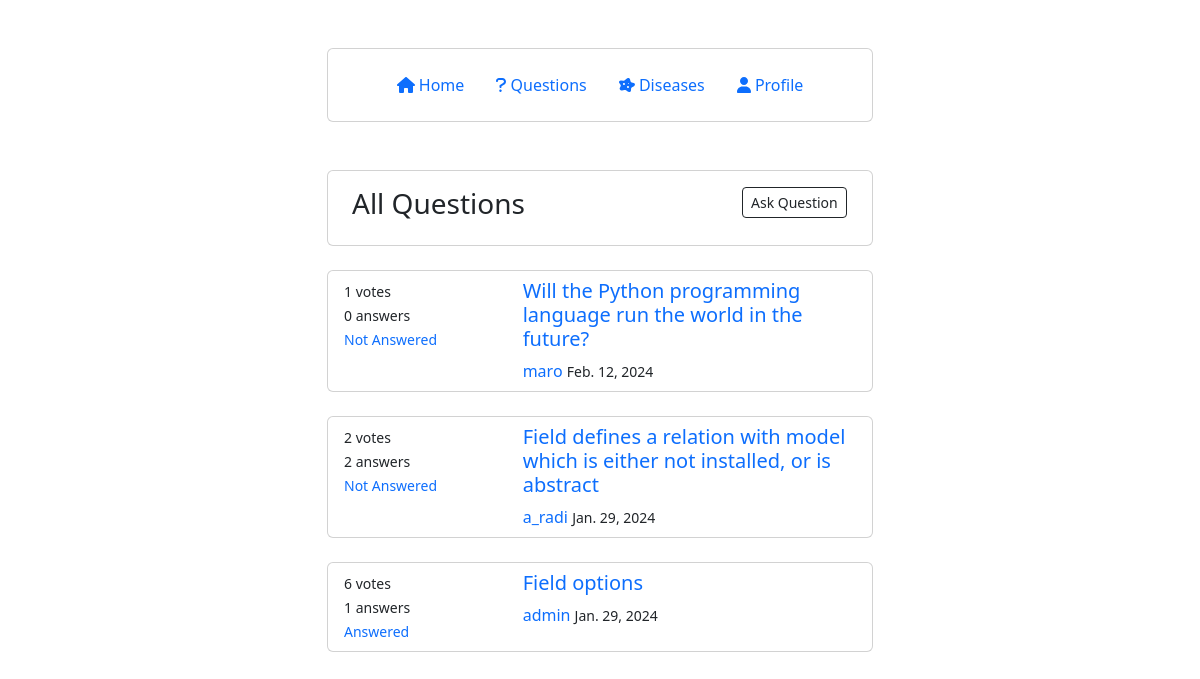
Screenshot of /questions/ (signed in) with the database file from the repository.
### account/models.py (models this page shows, shortened)
class Question(models.Model):
    STATUS = (
        ('Not Answered', 'Not Answered'),
        ('Answered', 'Answered'),
    )
    user = models.ForeignKey(User, on_delete=models.CASCADE, null=True)
    title = models.CharField(max_length=100, unique=True, null=True)
    body = models.TextField(max_length=1000, null=True)
    created_on = models.DateTimeField(auto_now_add=True, null=True)
    last_modified = models.DateTimeField(auto_now=True, null=True)
    question_votes_count = models.PositiveIntegerField(default=0, null=True)
    status = models.CharField(max_length=200, default="Not Answered", choices=STATUS, null=True)

### account/views.py (the view)
# urls.py: path("questions/", views.question_home, name="question_home"),
@login_required(login_url='login')
def question_home(request):
    if request.method == 'GET':
        questions = Question.objects.all().order_by("-created_on")
        context = {
            "questions": questions,
            }
        return render(request, "question/question.html", context)

### account/templates/question/question.html
{% extends "base.html" %}
{% block page_content %}
    <div class="container mt-5 mb-5">
        <div class="row d-flex align-items-center justify-content-center">
            <div class="col-md-6">
                <div class="card">
                    <div class="p-2 ">
                        <div class="row px-3 py-2">
                            <div class="col-9 " class="comment-input">
                                <h3>All Questions</h3>
                            </div>
                            <div class="col-3" class="comment-input">
                                <a href="{% url 'ask_question' %}" class="btn btn-outline-dark btn-sm btn-block">Ask Question</a>
                            </div>
                        </div>
                    </div>
                </div>
                <br>
                {% for question in questions %}
                    <div class="card p-2">
                        <div class="row px-2">
                            <div class="col-4">
                                <small> {{ question.question_votes_count }} votes</small><br>
                                <small> {{ question.answer_set.count }} answers</small><br>
                                <small>
                                    <a style="text-decoration:none" href="{% url 'status_question' question.status %}">
                                        {{ question.status }}
                                    </a>
                                </small>
                            </div>
                            <div class="col-8">
                                <h5>
                                    <a style="text-decoration:none" href="{% url 'detail_question' question.pk %}">
                                        {{ question.title }}
                                    </a>
                                </h5>
                                {% if user == question.user %}
                                    <a style="text-decoration: none" href="{% url 'user_profile' %}">
                                        <span class="font-weight-bold"> {{ question.user }} </span>
                                    </a>
                                    <small > {{ question.created_on.date }} </small>
                                {% else %}
                                    <a style="text-decoration: none" href="{% url 'user_profile_everyone' question.user.id %}">
                                        <span class="font-weight-bold"> {{ question.user }} </span>
                                    </a>
                                    <small > {{ question.created_on.date }} </small>
                                {% endif %}
                            </div>
                        </div>
                    </div>
                    <br>
                {% endfor %}
            </div>
        </div>
    </div>
{% endblock page_content %}

### static/css/base.css (style rules this page uses)
body { background-color: #eee; font-family: "Poppins", sans-serif; font-weight: 300 }
.card { border:none }

### rows the page displays
Question: question_votes_count "1", answer_set.count "0", status "Not Answered", title "Will the Python programming language run the world in the future?", user "maro", created_on "Feb. 12, 2024"
Question: question_votes_count "2", answer_set.count "2", status "Not Answered", title "Field defines a relation with model which is either not installed, or is abstract", user "a_radi", created_on "Jan. 29, 2024"
Question: question_votes_count "6", answer_set.count "1", status "Answered", title "Field options", user "admin", created_on "Jan. 29, 2024"
